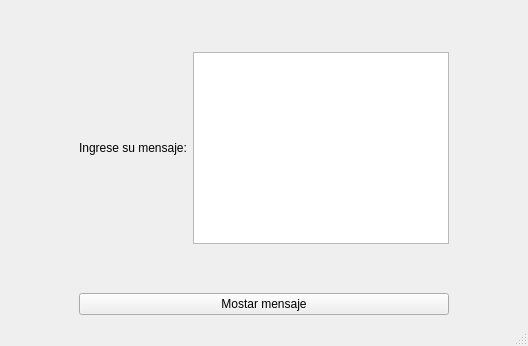
<?xml version="1.0" encoding="UTF-8"?>
<ui version="4.0">
 <class>MainWindow</class>
 <widget class="QMainWindow" name="MainWindow">
  <property name="geometry">
   <rect>
    <x>0</x>
    <y>0</y>
    <width>528</width>
    <height>346</height>
   </rect>
  </property>
  <property name="windowTitle">
   <string>Input message</string>
  </property>
  <widget class="QWidget" name="centralwidget">
   <layout class="QGridLayout" name="gridLayout">
    <item row="3" column="1">
     <widget class="QPushButton" name="btn_show_message">
      <property name="text">
       <string>Mostar mensaje</string>
      </property>
     </widget>
    </item>
    <item row="0" column="1">
     <spacer name="verticalSpacer">
      <property name="orientation">
       <enum>Qt::Vertical</enum>
      </property>
      <property name="sizeHint" stdset="0">
       <size>
        <width>20</width>
        <height>40</height>
       </size>
      </property>
     </spacer>
    </item>
    <item row="1" column="0">
     <spacer name="horizontalSpacer">
      <property name="orientation">
       <enum>Qt::Horizontal</enum>
      </property>
      <property name="sizeHint" stdset="0">
       <size>
        <width>40</width>
        <height>20</height>
       </size>
      </property>
     </spacer>
    </item>
    <item row="1" column="1">
     <layout class="QHBoxLayout" name="horizontalLayout">
      <property name="sizeConstraint">
       <enum>QLayout::SetMinimumSize</enum>
      </property>
      <item>
       <widget class="QLabel" name="label">
        <property name="text">
         <string>Ingrese su mensaje:</string>
        </property>
       </widget>
      </item>
      <item>
       <widget class="QTextEdit" name="text_edit_message">
        <property name="sizePolicy">
         <sizepolicy hsizetype="Fixed" vsizetype="Fixed">
          <horstretch>0</horstretch>
          <verstretch>0</verstretch>
         </sizepolicy>
        </property>
       </widget>
      </item>
     </layout>
    </item>
    <item row="2" column="1">
     <spacer name="verticalSpacer_2">
      <property name="orientation">
       <enum>Qt::Vertical</enum>
      </property>
      <property name="sizeHint" stdset="0">
       <size>
        <width>20</width>
        <height>40</height>
       </size>
      </property>
     </spacer>
    </item>
    <item row="1" column="2">
     <spacer name="horizontalSpacer_2">
      <property name="orientation">
       <enum>Qt::Horizontal</enum>
      </property>
      <property name="sizeHint" stdset="0">
       <size>
        <width>40</width>
        <height>20</height>
       </size>
      </property>
     </spacer>
    </item>
   </layout>
  </widget>
  <widget class="QMenuBar" name="menubar">
   <property name="geometry">
    <rect>
     <x>0</x>
     <y>0</y>
     <width>528</width>
     <height>26</height>
    </rect>
   </property>
  </widget>
  <widget class="QStatusBar" name="statusbar"/>
 </widget>
 <resources/>
 <connections/>
</ui>
